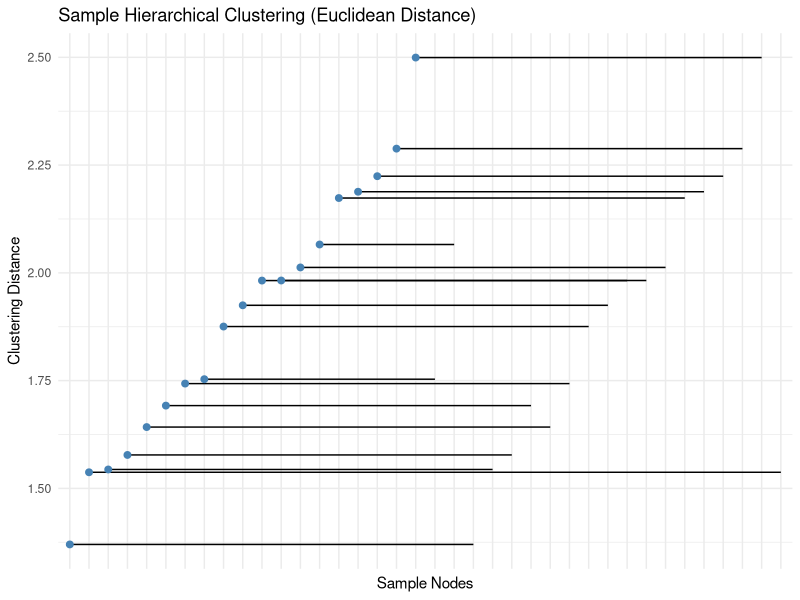

Generate this figure with R:
# 补充：生成 2.1 节的聚类图
library(ggplot2)
if(!dir.exists("images")) dir.create("images")

# 读取层级聚类距离数据
linkage_data <- read.csv("euclidean_linkage.csv")

# 由于只有 linkage 数据，我们可以通过绘制节点距离分布来展示样本间的层级关系规模
p_cluster <- ggplot(linkage_data, aes(x = reorder(as.character(idx1), distance), y = distance)) +
  geom_segment(aes(xend = as.character(idx2), yend = distance)) +
  geom_point(color = "steelblue", size = 2) +
  theme_minimal() +
  labs(title = "Sample Hierarchical Clustering (Euclidean Distance)",
       x = "Sample Nodes", y = "Clustering Distance") +
  theme(axis.text.x = element_blank())

ggsave("images/0_Sample_Clustering.png", p_cluster, width = 8, height = 5, dpi = 300)